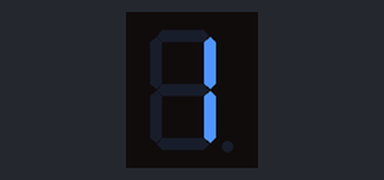
This sketch was run on a simulated Arduino Uno, built with avr-gcc and run on an emulated ATmega328P. Parts: 1-digit seven-segment display. Wiring (inferred from the names in the program): 1-digit 7-segment display, segments lit when HIGH: segments pin 11, pin 10, pin 7, pin 8, pin 9, pin 12, pin 13. The segment pins are drawn as the display they are named for.

Above: at 0.1 s.
At 1.1 s:
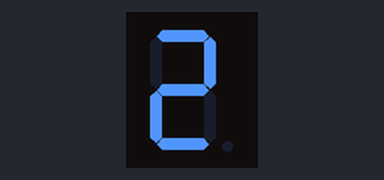
At 2.1 s:
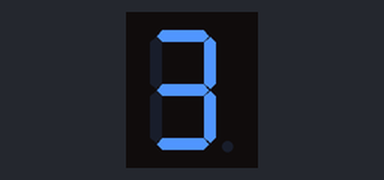
At 3.1 s:
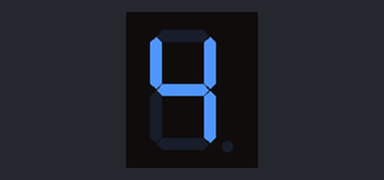

The sketch:

codigo.ino
```cpp
// C++ code
//
int G=13;
int F=12;
int A=11;
int B=10;
int E=9;
int D=8;
int C=7;

void setup()
{

  pinMode(G, OUTPUT);
  pinMode(F, OUTPUT);
  pinMode(A, OUTPUT);
  pinMode(B, OUTPUT);
  pinMode(E, OUTPUT);
  pinMode(D, OUTPUT);
  pinMode(C, OUTPUT);


}

void loop()
{
  uno();
  dos();
  tres();
  cuatro();

}
//B,C
void uno(){
  digitalWrite(B,HIGH);
  digitalWrite(C,HIGH);
  delay(1000);
  digitalWrite(B,LOW);
  digitalWrite(C,LOW);

}

//A,B,G,E,D
void dos(){
  digitalWrite(A,HIGH);
  digitalWrite(B,HIGH);
  digitalWrite(G,HIGH);
  digitalWrite(E,HIGH);
  digitalWrite(D,HIGH);
  delay(1000);
  digitalWrite(A,LOW);
  digitalWrite(B,LOW);
  digitalWrite(G,LOW);
  digitalWrite(E,LOW);
  digitalWrite(D,LOW);

}

//A,B,C,G,D
void tres(){
  digitalWrite(A,HIGH);
  digitalWrite(B,HIGH);
  digitalWrite(C,HIGH);
  digitalWrite(G,HIGH);
  digitalWrite(D,HIGH);
  delay(1000);
  digitalWrite(A,LOW);
  digitalWrite(B,LOW);
  digitalWrite(C,LOW);
  digitalWrite(G,LOW);
  digitalWrite(D,LOW);


}
//F,G,B,C
void cuatro(){
  digitalWrite(F,HIGH);
  digitalWrite(G,HIGH);
  digitalWrite(B,HIGH);
  digitalWrite(C,HIGH);
  delay(1000);
  digitalWrite(F,LOW);
  digitalWrite(G,LOW);
  digitalWrite(B,LOW);
  digitalWrite(C,LOW);
}
```

Measured:
- by itself, everything shown: repeats every 4.0 s, in 5 steps
- what the display in image 1 shows lasts 1.0 s, from 1.0 s to 2.0 s
